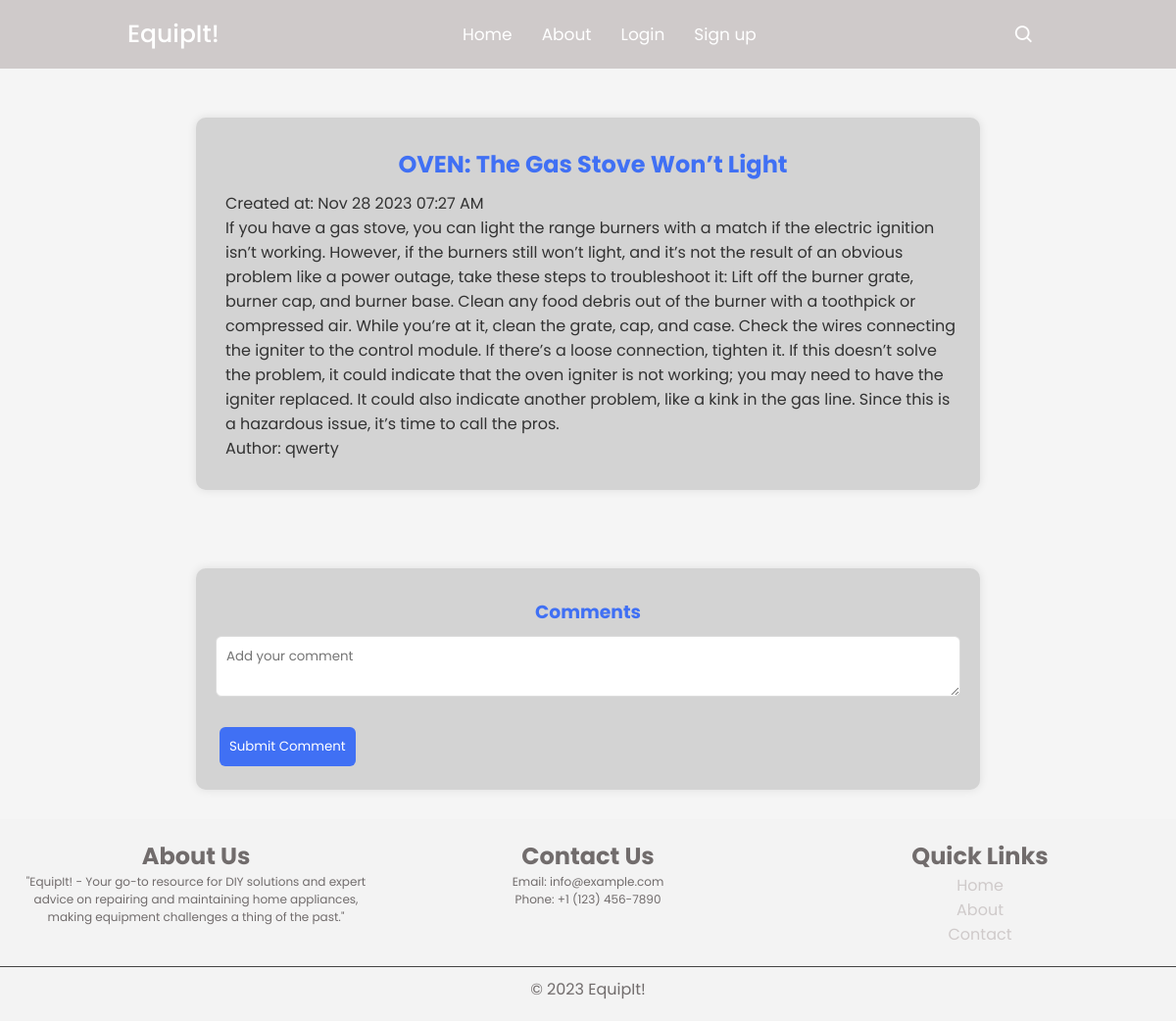
Screenshot of /post/2 with the database file from the repository.
### app.py (models this page shows, shortened)
class Post(db.Model):
    id = db.Column(db.Integer, primary_key=True)
    title = db.Column(db.String(100), nullable=False)
    video_link = db.Column(db.String(255), nullable=True)
    instructions = db.Column(db.Text, nullable=False)
    equipment_link = db.Column(db.String(255), nullable=True)
    maps_link = db.Column(db.String(255), nullable=True)
    user_id = db.Column(db.Integer, db.ForeignKey('user.id'), nullable=False)
    author = db.relationship('User', backref=db.backref('posts', lazy=True))
    categories = db.relationship('Category', secondary='post_category', backref=db.backref('posts', lazy=True))
    created_at = db.Column(db.DateTime, default=datetime.utcnow)
    updated_at = db.Column(db.DateTime, default=datetime.utcnow, onupdate=datetime.utcnow)

class User(db.Model, UserMixin):
    id = db.Column(db.Integer, primary_key=True)
    username = db.Column(db.String(50), nullable=False, unique=True)
    email = db.Column(db.String(120), nullable=False, unique=True)
    password_hash = db.Column(db.String(128), nullable=False)

### app.py (the view)
@app.route('/post/<int:post_id>')
def view_post(post_id):
    post = Post.query.get_or_404(post_id)
    return render_template('view_post.html', post=post)

### templates/view_post.html (shortened to what this page needs)
<!DOCTYPE html>
<html lang="en">
<head>
    <link rel="stylesheet" href="{{ url_for('static', filename='styles_navbar.css') }}">
    <link rel="stylesheet" href="{{ url_for('static', filename='styles_view_post.css') }}">
    <link href='https://unpkg.com/boxicons@2.1.1/css/boxicons.min.css' rel='stylesheet'>
</head>
<body>
    <nav>
        <div class="nav-bar">
            <span class="logo navLogo"><a href="{{ url_for('home') }}">EquipIt!</a></span>
            <div class="menu">
                <ul class="nav-links">
                    <li><a href="{{ url_for('home') }}">Home</a></li>
                    <li><a href="{{ url_for('about') }}">About</a></li>
                    {% if current_user.is_authenticated %}
                        <li><a href="{{ url_for('account') }}">Account</a></li>
                        <li><a href="{{ url_for('logout') }}">Logout</a></li>
                    {% else %}
                        <li><a href="{{ url_for('login') }}">Login</a></li>
                        <li><a href="{{ url_for('signup') }}">Sign up</a></li>
                    {% endif %}
                </ul>
            </div>
            <div class="darkLight-searchBox">
                <div class="searchBox">
                    <div class="searchToggle">
                        <i class='bx bx-search search'></i>
                    </div>
                </div>
            </div>
        </div>
    </nav>
    <div class="container post">
        <h2>{{ post.title }}</h2>
        <p>Created at: {{ post.created_at.strftime('%b %d %Y %I:%M %p') }}</p>
        <p>{{ post.instructions }}</p>
        <p>Author: {{ post.author.username }}</p>
    </div>
<div class="container" "comment">
    <h3>Comments</h3>
    <form action="{{ url_for('add_comment', post_id=post.id) }}" method="post">
        <textarea name="comment_text" placeholder="Add your comment"></textarea>
        <button type="submit">Submit Comment</button>
    </form>
</div>
    <footer>
        <div class="footer-content">
            <div class="footer-section about">
                <h2>About Us</h2>
                <p>"EquipIt! - Your go-to resource for DIY solutions and expert advice on repairing and maintaining home appliances, making equipment challenges a thing of the past."</p>
            </div>
            <div class="footer-section contact">
                <h2>Contact Us</h2>
                <p>Email: info@example.com</p>
                <p>Phone: +1 (123) 456-7890</p>
            </div>
            <div class="footer-section links">
                <h2>Quick Links</h2>
                <ul>
                    <li><a href="{{ url_for('home') }}">Home</a></li>
                    <li><a href="{{ url_for('about') }}">About</a></li>
                    <li><a href="#">Contact</a></li>
                </ul>
            </div>
        </div>
        <div class="footer-bottom">
            &copy; 2023 EquipIt!
        </div>
    </footer>
</body>
</html>

### static/styles_navbar.css (style rules this page uses)
* { margin: 0; padding: 0; box-sizing: border-box; font-family: 'Poppins', sans-serif; transition: all 0.4s ease; }
:root { --body-color: #E4E9F7; --nav-color: #cfcaca; ; --side-nav: #010718; --text-color: white; --search-bar: #F2F2F2; --search-text: #010718; }
body { height: 100vh; background-color: var(--body-color); }
nav { position: fixed; top: 0; left: 0; height: 70px; width: 100%; background-color: var(--nav-color); z-index: 100; }
nav .nav-bar { position: relative; height: 100%; max-width: 1000px; width: 100%; background-color: var(--nav-color); margin: 0 auto; padding: 0 30px; display: flex; align-items: center; justify-content: space-between; }
nav .nav-bar .logo a { font-size: 25px; font-weight: 500; color: var(--text-color); text-decoration: none; }
.nav-bar .nav-links { display: flex; align-items: center; }
.nav-bar .nav-links li { margin: 0 5px; list-style: none; }
.nav-links li a { position: relative; font-size: 17px; font-weight: 400; color: var(--text-color); text-decoration: none; padding: 10px; }
.nav-links li a::before { content: ''; position: absolute; left: 50%; bottom: 0; transform: translateX(-50%); height: 6px; width: 6px; border-radius: 50%; background-color: var(--text-color); opacity: 0; transition: all 0.3s ease; }
.nav-bar .darkLight-searchBox { display: flex; align-items: center; }
.darkLight-searchBox .dark-light, .darkLight-searchBox .searchToggle { height: 40px; width: 40px; display: flex; align-items: center; justify-content: center; margin: 0 5px; color: white; }
.dark-light i, .searchToggle i { position: absolute; color: var(--text-color); font-size: 22px; cursor: pointer; transition: all 0.3s ease; }
.searchBox { position: relative; }

### static/styles_view_post.css (style rules this page uses)
.container { max-width: 800px; margin: 0 auto; padding: 10px; background-color: #DDD0C8; color: #fefefe; margin-top: 5rem; }
body { background-color: #F5F5F5; }
.container h2,.container h3 { color: #323232; text-align: center; padding: 10px; }
.container { color: #323232; padding: 4rem; }
textarea { width: 100%; margin-bottom: 20px; }
button { padding: 5px 10px; background-color: #323232; color: #fff; border: none; cursor: pointer; margin: 4px; }
footer { position:relative; background-color: #f3f3f3; color: #716c6c; text-align: center; padding: 20px 0; }
.footer-content { display: flex; justify-content: space-around; max-width: 1200px; margin: 0 auto; }
.footer-section { flex: 1; padding: 0 20px; }
.footer-section h2 { color: #716c6c; }
.footer-section p { font-size: 12px; }
.footer-section ul { list-style: none; padding: 0; }
.footer-section a { text-decoration: none; color: #cfcaca; }
.footer-bottom { margin-top: 20px; padding-top: 10px; border-top: 1px solid #444; }
.container { max-width: 800px; margin: 0 auto; padding: 20px; background-color: #D3D3D3; box-shadow: 0 0 10px rgba(0, 0, 0, 0.1); border-radius: 10px; margin-top: 80px; }
.post { margin-top: 120px; padding-left: 30px; padding-bottom: 30px; }
.container h2, .container h3 { color: #4070F4; text-align: center; padding: 10px; }
textarea { width: 100%; margin-bottom: 20px; padding: 10px; border: 1px solid #ddd; border-radius: 6px; }
button { padding: 10px; background-color: #4070F4; color: #fff; border: none; cursor: pointer; margin: 4px; border-radius: 6px; }
body { background-color: #F5F5F5; color: #323232; font-family: 'Arial', sans-serif; }
footer { margin-top: 30px; }

### rows the page displays
Post: title "OVEN: The Gas Stove Won’t Light", created_at "Nov 28 2023 07:27 AM", instructions "If you have a gas stove, you can light the range burners with a match if the electric ignition isn’t working. However, if the burners still won’t light, and it’s not the result of an obvious problem like a power outage, take these steps to troubleshoot it: Lift off the burner grate, burner cap, and burner base. Clean any food debris out of the burner with a toothpick or compressed air. While you’re at it, clean the grate, cap, and case. Check the wires connecting the igniter to the control module. If there’s a loose connection, tighten it. If this doesn’t solve the problem, it could indicate that the oven igniter is not working; you may need to have the igniter replaced. It could also…"
User: author.username "qwerty"
